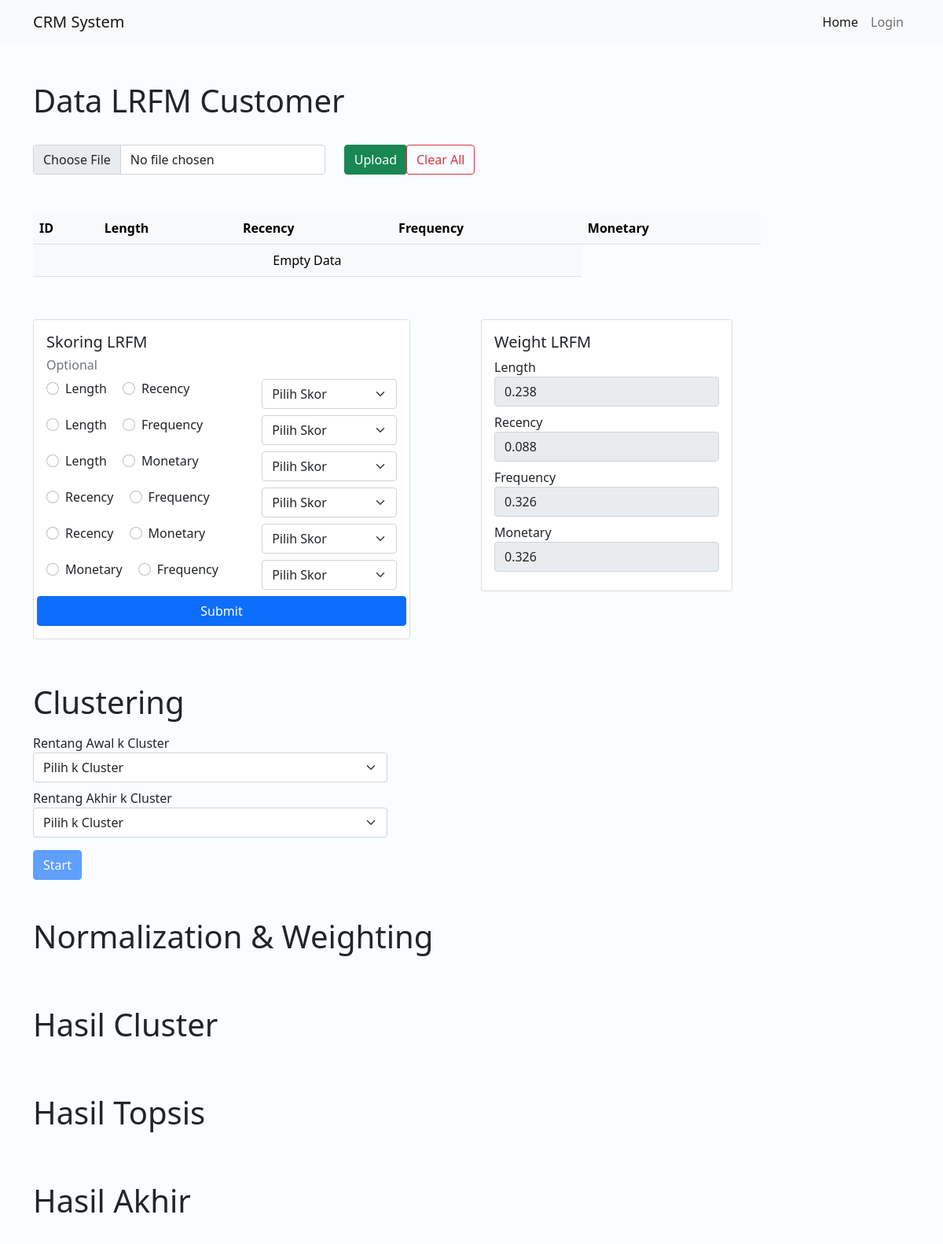
Before: /clustering/general-lrfm with the older database file.
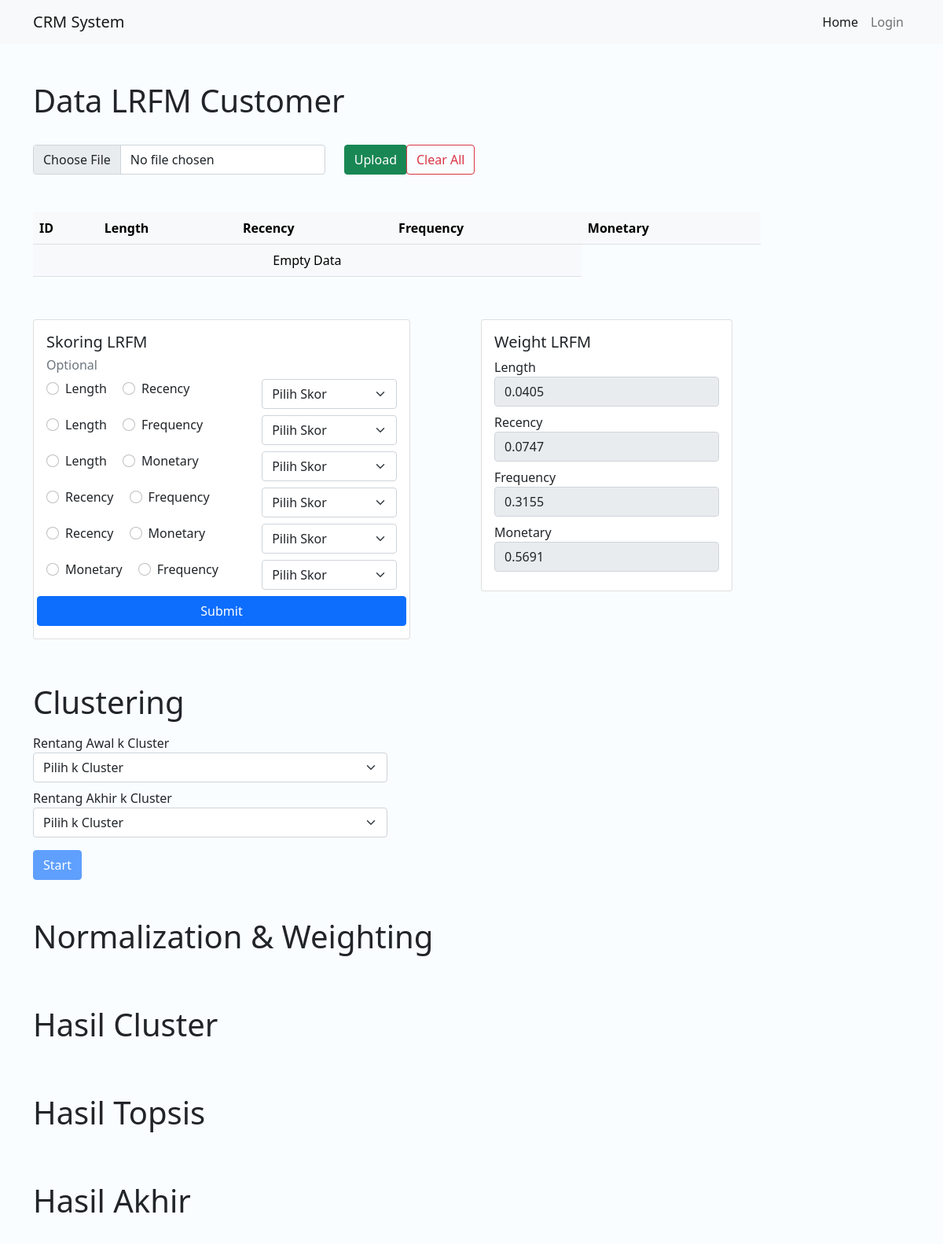
After: the same page with the newer database file.
### clustering/models.py (models this page shows)
class WeightLRFM(models.Model):
    id = models.AutoField(primary_key=True)
    id_company = models.IntegerField(default=None, blank=True, null=True)
    w_length = models.FloatField()
    w_recency = models.FloatField()
    w_frequency = models.FloatField()
    w_monetary = models.FloatField()
    score_input = models.TextField(default=None, blank=True, null=True)

### clustering/views/clustering.py (the view, shortened to what this page needs)
# urls.py: path('general-lrfm', views.general_lrfm, name = "general-lrfm"),
def general_lrfm(request):
    request.session['weight_lrfm'] = WeightLRFM.objects.filter(id = 1).values()[0 ]
    context = {
        'weight_lrfm' : request.session['weight_lrfm'] if request.session.has_key('weight_lrfm') else False
    }
    context['data_customers_lrfm'] = request.session['data_customers_lrfm'] if request.session.has_key("data_customers_lrfm") else False
    return render(request,'clustering/general_lrfm.html', context)

### clustering/templates/clustering/general_lrfm.html (shortened to what the changed rows need)
{% load static %}
{% load index %}
<!DOCTYPE html>
<html lang="en">
<head>
    <link href="https://cdn.jsdelivr.net/npm/bootstrap@5.1.3/dist/css/bootstrap.min.css" rel="stylesheet"
>
    <link rel="stylesheet" href="https://cdn.datatables.net/1.11.3/css/dataTables.bootstrap4.min.css">
</head>
<body style="background-color: rgb(249, 253, 255);">
    <section>
        <div class="container mb-5">
            <div class="row">
                <div class="col-md-10">
                    <div class="row mt-5">
                        <h1>Data LRFM Customer</h1>
                    </div>
                    <table class="table table-light table-hover" id="table-customer">
                        <thead>
                            <tr>
                                <th>ID</th>
                                <th>Length</th>
                                <th>Recency</th>
                                <th>Frequency</th>
                                <th>Monetary</th>
                            </tr>
                        </thead>
                    </table>
                </div>
            </div>
            <div class="row mt-5 mb-5">
                <div class="col-md-6">
                    <div class="card" style="width: 20rem;">
                        <div class="card-body">
                            <div class="form-group mb-2">
                                <label for="dlength">Length</label>
                                <input type="text" class="form-control" name="dlength" id="dlength"
                                    value="{{ weight_lrfm.w_length }}" disabled>
                            </div>
                            <div class="form-group mb-2">
                                <label for="drecency">Recency</label>
                                <input type="text" class="form-control" name="drecency" id="drecency"
                                    value="{{ weight_lrfm.w_recency }}" disabled>
                            </div>
                            <div class="form-group mb-2">
                                <label for="dfrequency">Frequency</label>
                                <input type="text" class="form-control" name="dfrequency" id="dfrequency"
                                    value="{{ weight_lrfm.w_frequency }}" disabled>
                            </div>
                            <div class="form-group mb-2">
                                <label for="dmonetary">Monetary</label>
                                <input type="text" class="form-control" name="dmonetary" id="dmonetary"
                                    value="{{ weight_lrfm.w_monetary }}" disabled>
                            </div>
                        </div>
                    </div>
                </div>
            </div>
            <div class="row mt-5">
                <div class="col-md-6">
                    <h1 class="mt-2 mb-3">Clustering</h1>
                </div>
            </div>
            <div class="row mt-5">
                <h1 class="mb-3">Normalization & Weighting</h1>
            </div>
            <div class="row mt-5">
                <h1 class="mb-3">Hasil Cluster</h1>
            </div>
            <div class="row mt-5">
                <h1 class="mb-3">Hasil Topsis</h1>
            </div>
            <div class="row mt-5">
                <h1 class="mb-3">Hasil Akhir</h1>
            </div>
        </div>
    </section>
</body>
</html>

Changed rows visible on the page:
changed WeightLRFM: dlength "0.238" → "0.0405"; drecency "0.088" → "0.0747"; dfrequency "0.326" → "0.3155"; dmonetary "0.326" → "0.5691"
